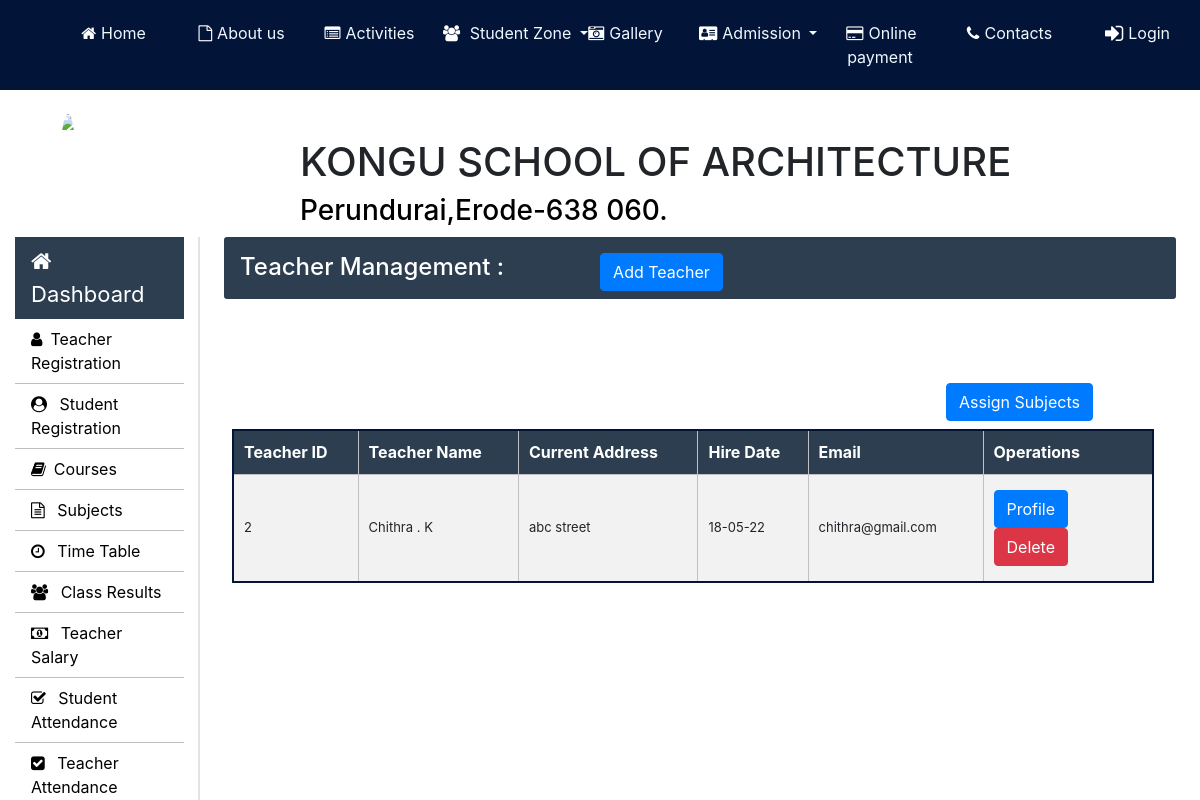
The app's page /Admin/teacher.php (signed in) with its own data.
### tables this page shows
CREATE TABLE `teacher_info` (
  `teacher_id` int(11) NOT NULL,
  `first_name` varchar(30) NOT NULL,
  `middle_name` varchar(30) NOT NULL,
  `last_name` varchar(30) NOT NULL,
  `father_name` varchar(50) NOT NULL,
  `email` varchar(30) NOT NULL,
  `phone_no` varchar(11) NOT NULL,
  `profile_image` blob NOT NULL,
  `teacher_status` varchar(10) NOT NULL,
  `marital_status` varchar(10) NOT NULL,
  `aadhar` varchar(15) NOT NULL,
  `dob` varchar(15) NOT NULL,
  `other_phone` int(11) NOT NULL,
  `gender` varchar(10) NOT NULL,
  `permanent_address` varchar(100) NOT NULL,
  `current_address` varchar(100) NOT NULL,
  `place_of_birth` varchar(50) NOT NULL,
  `matric_complition_date` varchar(10) NOT NULL,
  `matric_awarded_date` varchar(10) NOT NULL,
  `matric_certificate` varchar(100) NOT NULL,
  `ba_complition_date` varchar(10) NOT NULL,
  `ba_awarded_date` varchar(10) NOT NULL,
  `ba_certificate` varchar(100) NOT NULL,
  `ma_complition_date` varchar(10) NOT NULL,
  `ma_awarded_date` varchar(100) NOT NULL,
  `ma_certificate` varchar(101) NOT NULL,
  `last_qualification` varchar(20) NOT NULL,
  `state` varchar(20) NOT NULL,
  `hire_date` varchar(10) NOT NULL
);

### Admin/teacher.php (the view, shortened to what this page needs)
<?php
		require_once "../connection/connection.php";
	?>
<!doctype html>
<html lang="en">
	<head>
	</head>
	<body>
		<?php include('../common/common-header.php') ?>
		<?php include('../common/admin-sidebar.php') ?>
		<main role="main" class="col-xl-10 col-lg-9 col-md-8 ml-sm-auto px-md-4 mb-2 w-100">
			<div class="sub-main">
				<div class="text-center d-flex flex-wrap flex-md-nowrap pt-3 pb-2 mb-3 text-white admin-dashboard pl-3">
					<div class="d-flex">
						<h4 class="mr-5">Teacher Management :</h4>
						<button type="button" class="btn btn-primary ml-5" data-toggle="modal" data-target=".bd-example-modal-lg">Add Teacher</button>
					</div>
				</div>
				<div class="row w-100">
				</div>
				<div class="row w-100">
					<div class="col-md-12 ml-2">
						<section class="mt-3">
							<div class="row">
								<div class="col-md-3 offset-9 pt-5 mb-2">
									<button type="button" class="btn btn-primary" data-toggle="modal" data-target=".bd-example-modal-lg1">Assign Subjects</button>
								</div>
							</div>
							<table class="w-100 table-elements mb-5 table-three-tr" cellpadding="10">
								<tr class="table-tr-head table-three text-white">
									<th>Teacher ID</th>
									<th>Teacher Name</th>
									<th>Current Address</th>
									<th>Hire Date</th>
									<th>Email</th>
									<th>Operations</th>
								</tr>
								<?php
								$query="select teacher_id,first_name,middle_name,last_name,current_address,ma_certificate,hire_date,email from teacher_info";
								$run=mysqli_query($con,$query);
								while($row=mysqli_fetch_array($run)) {
									echo "<tr>";
									echo "<td>".$row["teacher_id"]."</td>";
									echo "<td>".$row["first_name"]." ".$row["middle_name"]." ".$row["last_name"]."</td>";
									echo "<td>".$row["current_address"]."</td>";
									echo "<td>".$row["hire_date"]."</td>";
									echo "<td>".$row["email"]."</td>";
									echo	"<td width='170'><a class='btn btn-primary' href=display-teacher.php?teacher_id=".$row['teacher_id'].">Profile</a> <a class='btn btn-danger' href=delete-function.php?teacher_id=".$row['teacher_id'].">Delete</a></td>";
									echo "</tr>";
								}
								?>
							</table>
						</section>
					</div>
				</div>
			</div>
		</main>
	</body>
</html>

### css/style.css (style rules this page uses)
table { border-collapse:collapse; border-spacing: 0; width: 100%; border: 2px solid rgb(2, 20, 56); }
th, td { text-align: left; padding: 8px; }
tr:nth-child(even) { background-color: #f2f2f2 }
.committie th, td { border: 1px solid rgb(2, 20, 56); border-style:dotted; text-align: left; padding: 15px; height: 50px; }
*,*:after,*:before { -webkit-box-sizing: border-box; -moz-box-sizing: border-box; -ms-box-sizing: border-box; box-sizing: border-box; }
section { float: left; width: 100%; padding-bottom:3em; }
body { margin: 1em; }
h4 { font-size: 22px; }
.admin-dashboard { margin-top: 1px !important; background: #2c3e50 !important; border-radius: 3px; }
.table-elements tr, td, th { font-size: 13px; border: 1px solid rgb(194, 193, 193); padding-left: 10px !important; }
.table-three { background: #2c3e50 !important; }
.table-tr-head { height: 45px !important; padding: 10px !important; margin-top: 5px !important; }
.table-font-for-transcript td, th { font-size: 16px !important; }

### records on screen
teacher_info: teacher_id "2", first_name "Chithra", middle_name ".", last_name "K", current_address "abc street", hire_date "18-05-22", email "chithra@gmail.com"
